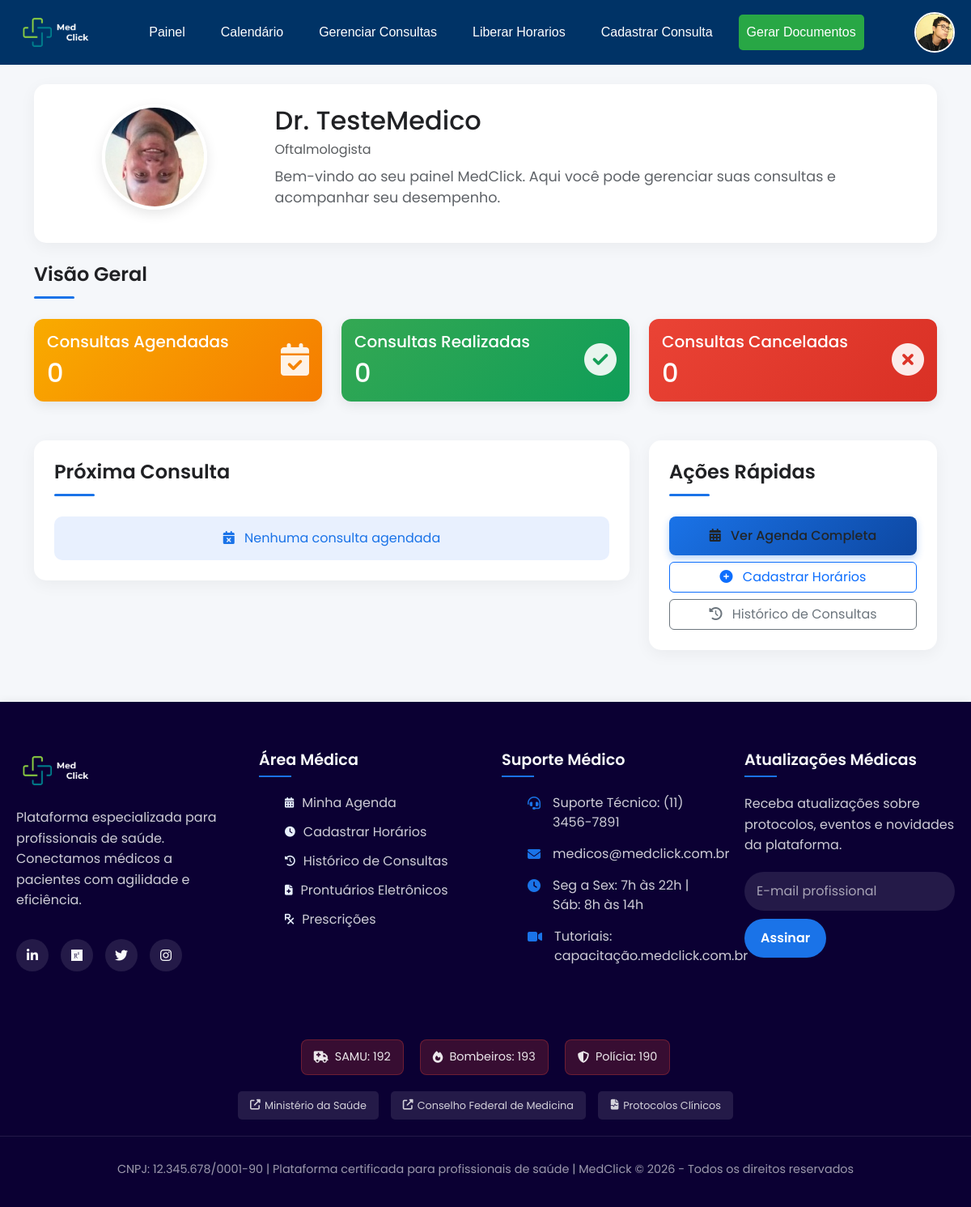
/TCC/TCC/TCC_MedClick/pagina_medico.php (signed in), run on the app's committed database.
### tables this page shows
CREATE TABLE IF NOT EXISTS `medicos` (
  `id` int(11) NOT NULL AUTO_INCREMENT,
  `nome` varchar(100) NOT NULL,
  `crm` varchar(20) NOT NULL,
  `especialidade_id` int(11) NOT NULL,
  `imagem` varchar(255) DEFAULT NULL,
  `senha` varchar(255) NOT NULL,
  `email` varchar(150) DEFAULT NULL,
  `telefone` varchar(14) DEFAULT NULL,
  `local_consulta_id` int(11) DEFAULT NULL,
  `criado_em` timestamp NOT NULL DEFAULT CURRENT_TIMESTAMP,
  PRIMARY KEY (`id`),
  UNIQUE KEY `crm` (`crm`),
  KEY `especialidade_id` (`especialidade_id`),
  KEY `local_consulta_id` (`local_consulta_id`)
);

CREATE TABLE IF NOT EXISTS `especialidades` (
  `id` int(11) NOT NULL AUTO_INCREMENT,
  `nome` varchar(100) DEFAULT NULL,
  PRIMARY KEY (`id`)
);

### TCC/TCC/TCC_MedClick/pagina_medico.php (the view, shortened to what this page needs)
<?php
require 'conexao.php';
$medico_id = $_SESSION['id'];
$sql = "SELECT m.nome, m.imagem, e.nome AS especialidade
        FROM medicos m
        LEFT JOIN especialidades e ON m.especialidade_id = e.id
        WHERE m.id = ?";
$stmt = $pdo->prepare($sql);
$stmt->execute([$medico_id]);
$med = $stmt->fetch(PDO::FETCH_ASSOC);
$nome = isset($med['nome']) ? $med['nome'] : (isset($_SESSION['usuario']) ? $_SESSION['usuario'] : '');
$especialidade = isset($med['especialidade']) ? $med['especialidade'] : (isset($_SESSION['especialidade']) ? $_SESSION['especialidade'] : '');
$imagem = isset($med['imagem']) ? $med['imagem'] : (isset($_SESSION['imagem']) ? $_SESSION['imagem'] : '');
$src_imagem = (!empty($imagem) && file_exists(__DIR__ . '/img/' . $imagem))
    ? 'img/' . $imagem
    : 'img/default_doctor.jpg';
$stmt = $pdo->prepare("SELECT
    SUM(status = 'Agendada') AS agendadas,
    SUM(status = 'Realizada') AS realizadas,
    SUM(status = 'Cancelada') AS canceladas
    FROM consultas WHERE medico_id = ?");
$stmt->execute([$medico_id]);
$dados = $stmt->fetch(PDO::FETCH_ASSOC);
$stmt_proxima = $pdo->prepare("SELECT
    c.data, c.hora,
    COALESCE(p.nome, c.nome_paciente_manual) AS nome_paciente
    FROM consultas c
    LEFT JOIN pacientes p ON c.paciente_id = p.id
    WHERE c.medico_id = ? AND c.status = 'Agendada' AND c.data >= CURDATE()
    ORDER BY c.data, c.hora ASC
    LIMIT 1");
$stmt_proxima->execute([$medico_id]);
$proxima_consulta = $stmt_proxima->fetch(PDO::FETCH_ASSOC);
?>
<!DOCTYPE html>
<html lang="pt-br">
<head>
  <link href="https://cdn.jsdelivr.net/npm/bootstrap@5.3.0/dist/css/bootstrap.min.css" rel="stylesheet">
  <link rel="stylesheet" href="https://cdnjs.cloudflare.com/ajax/libs/font-awesome/6.4.0/css/all.min.css">
</head>
<body>
<?php include 'header_medico.php'; ?>
<div class="container py-4">
  <div class="profile-section text-center">
    <div class="row align-items-center">
      <div class="col-md-3 text-center">
        <img src="<?= htmlspecialchars($src_imagem) ?>" alt="Foto de perfil" class="profile-img mb-3">
      </div>
      <div class="col-md-9 text-md-start">
        <h2 class="mb-1"><?= htmlspecialchars($nome) ?></h2>
        <p class="text-muted mb-2"><?= htmlspecialchars($especialidade) ?></p>
        <p class="welcome-text">Bem-vindo ao seu painel MedClick. Aqui você pode gerenciar suas consultas e acompanhar seu desempenho.</p>
      </div>
    </div>
  </div>
  <h4 class="section-title">Visão Geral</h4>
  <div class="row g-4 mb-5">
    <div class="col-md-4">
      <div class="card stats-card text-white bg-agendadas">
        <div class="card-body d-flex justify-content-between align-items-center">
          <div>
            <h5>Consultas Agendadas</h5>
            <h2 class="mb-0"><?php echo isset($dados['agendadas']) ? $dados['agendadas'] : 0; ?></h2>
          </div>
          <div class="stats-icon"><i class="fas fa-calendar-check"></i></div>
        </div>
      </div>
    </div>
    <div class="col-md-4">
      <div class="card stats-card text-white bg-realizadas">
        <div class="card-body d-flex justify-content-between align-items-center">
          <div>
            <h5>Consultas Realizadas</h5>
            <h2 class="mb-0"><?php echo isset($dados['realizadas']) ? $dados['realizadas'] : 0; ?></h2>
          </div>
          <div class="stats-icon"><i class="fas fa-check-circle"></i></div>
        </div>
      </div>
    </div>
    <div class="col-md-4">
      <div class="card stats-card text-white bg-canceladas">
        <div class="card-body d-flex justify-content-between align-items-center">
          <div>
            <h5>Consultas Canceladas</h5>
            <h2 class="mb-0"><?php echo isset($dados['canceladas']) ? $dados['canceladas'] : 0; ?></h2>
          </div>
          <div class="stats-icon"><i class="fas fa-times-circle"></i></div>
        </div>
      </div>
    </div>
  </div>
  <div class="row g-4">
    <div class="col-lg-8">
      <div class="next-appointment">
        <h4 class="section-title">Próxima Consulta</h4>
        <?php if ($proxima_consulta): ?>
          <div class="d-flex align-items-center">
            <div class="appointment-icon me-4"><i class="fas fa-clock"></i></div>
            <div>
              <h5><?= htmlspecialchars($proxima_consulta['nome_paciente']) ?></h5>
              <p class="mb-0 text-muted"><?= date('d/m/Y', strtotime($proxima_consulta['data'])) ?> às <?= date('H:i', strtotime($proxima_consulta['hora'])) ?></p>
            </div>
          </div>
        <?php else: ?>
          <div class="no-appointment"><i class="fas fa-calendar-times me-2"></i> Nenhuma consulta agendada</div>
        <?php endif; ?>
      </div>
    </div>
    <div class="col-lg-4">
      <div class="next-appointment h-100">
        <h4 class="section-title">Ações Rápidas</h4>
        <div class="d-grid gap-2">
          <a href="agenda_medico.php" class="btn btn-primary-custom"><i class="fas fa-calendar-alt me-2"></i> Ver Agenda Completa</a>
          <a href="cadastrar_horarios.php" class="btn btn-outline-primary"><i class="fas fa-plus-circle me-2"></i> Cadastrar Horários</a>
          <a href="historico_consultas.php" class="btn btn-outline-secondary"><i class="fas fa-history me-2"></i> Histórico de Consultas</a>
        </div>
      </div>
    </div>
  </div>
</div>
</body>
<?php include"footer_medico.php"?>
</html>

### TCC/TCC/TCC_MedClick/pagina_medico.php (style rules this page uses)
:root { --primary: #1a73e8; --primary-light: #e8f0fe; --secondary: #34a853; --warning: #f9ab00; --danger: #ea4335; --dark: #202124; --light: #f8f9fa; --gray: #5f6368; }
body { font-family: 'Poppins', sans-serif; background-color: #f5f7fa; color: var(--dark); }
.profile-section { background: white; border-radius: 15px; box-shadow: 0 5px 20px rgba(0, 0, 0, 0.05); padding: 25px; margin-bottom: 25px; }
.profile-img { width: 130px; height: 130px; object-fit: cover; border-radius: 50%; border: 4px solid white; box-shadow: 0 5px 15px rgba(0, 0, 0, 0.1); }
.stats-card { border-radius: 12px; border: none; box-shadow: 0 5px 15px rgba(0, 0, 0, 0.08); transition: transform 0.3s, box-shadow 0.3s; }
.stats-icon { font-size: 2.5rem; opacity: 0.9; }
.bg-agendadas { background: linear-gradient(135deg, var(--warning), #f57c00); }
.bg-realizadas { background: linear-gradient(135deg, var(--secondary), #0f9d58); }
.bg-canceladas { background: linear-gradient(135deg, var(--danger), #d93025); }
.next-appointment { background: white; border-radius: 15px; box-shadow: 0 5px 20px rgba(0, 0, 0, 0.05); padding: 25px; }
.btn-primary-custom { background: linear-gradient(135deg, var(--primary), #0d47a1); border: none; border-radius: 8px; padding: 12px 25px; font-weight: 500; box-shadow: 0 4px 10px rgba(26, 115, 232, 0.3); transition: all 0.3s; }
.section-title { position: relative; padding-bottom: 15px; margin-bottom: 25px; font-weight: 600; }
.section-title:after { content: ''; position: absolute; bottom: 0; left: 0; width: 50px; height: 3px; background: var(--primary); border-radius: 3px; }
.welcome-text { color: var(--gray); font-size: 1.1rem; }
.no-appointment { background: var(--primary-light); border-radius: 10px; padding: 15px; text-align: center; color: var(--primary); }

### TCC/TCC/TCC_MedClick/header_medico.php (style rules this page uses)
body { margin: 0; padding: 0; }

### TCC/TCC/TCC_MedClick/footer_medico.php (style rules this page uses)
:root { --primary: #1a73e8; --primary-light: #e8f0fe; --secondary: #34a853; --warning: #f9ab00; --danger: #ea4335; --dark: #202124; --light: #f8f9fa; --gray: #5f6368; --teal: #00838fff; --caribbean-current: #1b767eff; --slate-blue: #705dbcff; --russian-violet: #0b0033ff; --russian-violet-2: #1c0f4dff; --gradient-primary: linear-gradient(135deg, var(--primary) 0%, #0d47a1 100%); --gradient-secondary: linear-gradient(135deg, var(--slate-blue) 0%, var(--russian-violet-2) 100%); --shadow-sm: 0 4px 6px rgba(0, 0, 0, 0.05); --shadow-md: 0 6px 12px rgba(0, 0, 0, 0.08); --shadow-lg: 0 10px 25px rgba(0, 0, 0, 0.15); }
* { margin: 0; padding: 0; box-sizing: border-box; }

### data on the page
medicos: imagem (picture), nome "Dr. TesteMedico", especialidade.nome "Oftalmologista"
